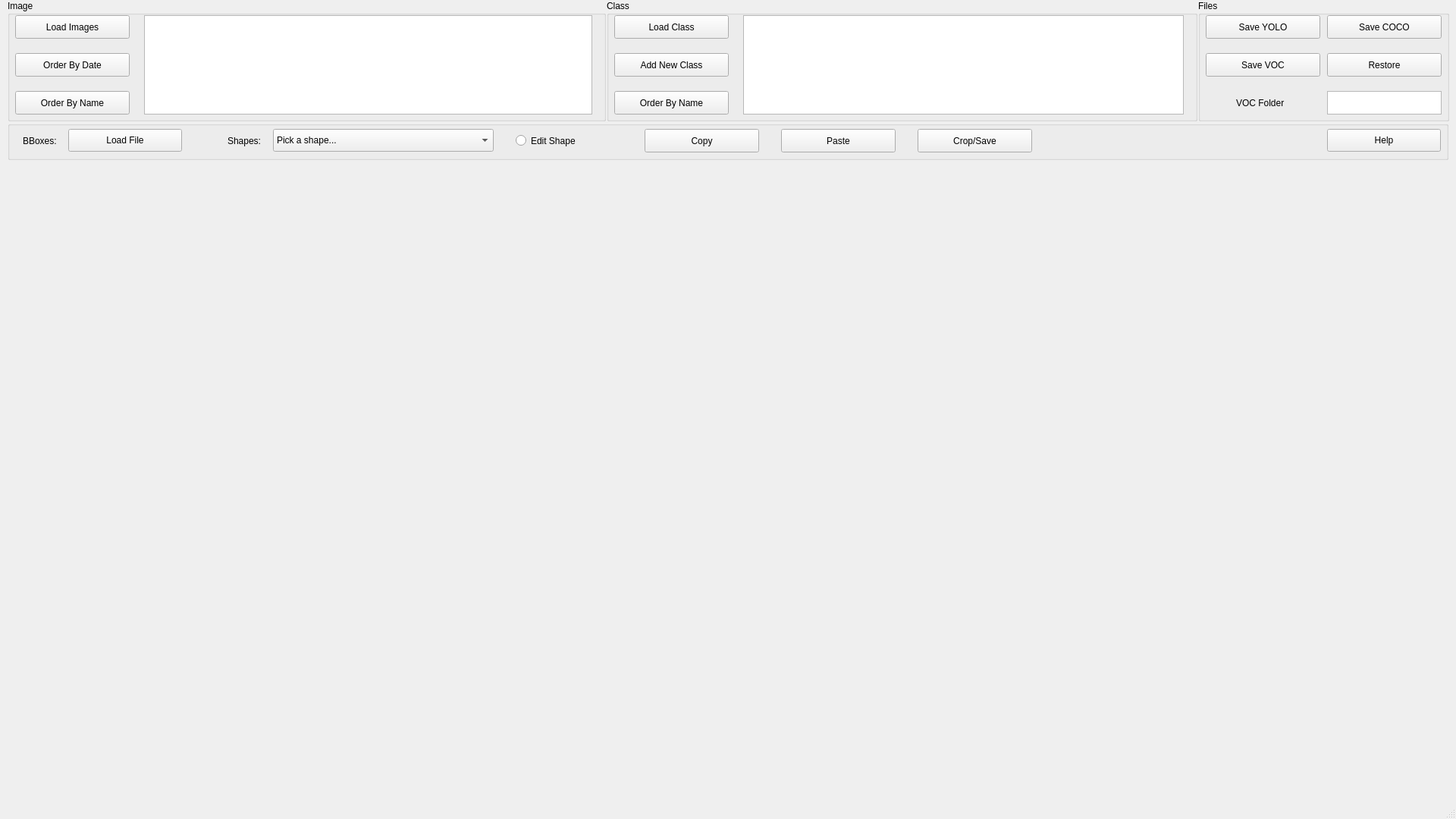
<?xml version="1.0" encoding="UTF-8"?>
<ui version="4.0">
 <class>MainWindow</class>
 <widget class="QMainWindow" name="MainWindow">
  <property name="geometry">
   <rect>
    <x>0</x>
    <y>0</y>
    <width>1920</width>
    <height>1080</height>
   </rect>
  </property>
  <property name="windowTitle">
   <string>MainWindow</string>
  </property>
  <widget class="QWidget" name="centralwidget">
   <widget class="QGroupBox" name="groupBox">
    <property name="geometry">
     <rect>
      <x>10</x>
      <y>0</y>
      <width>789</width>
      <height>160</height>
     </rect>
    </property>
    <property name="title">
     <string>Image</string>
    </property>
    <widget class="QListWidget" name="imageList">
     <property name="geometry">
      <rect>
       <x>180</x>
       <y>20</y>
       <width>591</width>
       <height>131</height>
      </rect>
     </property>
    </widget>
    <widget class="QPushButton" name="loadImagesButton">
     <property name="geometry">
      <rect>
       <x>10</x>
       <y>20</y>
       <width>151</width>
       <height>31</height>
      </rect>
     </property>
     <property name="text">
      <string>Load Images</string>
     </property>
    </widget>
    <widget class="QPushButton" name="dateSortButton">
     <property name="geometry">
      <rect>
       <x>10</x>
       <y>70</y>
       <width>151</width>
       <height>31</height>
      </rect>
     </property>
     <property name="text">
      <string>Order By Date</string>
     </property>
    </widget>
    <widget class="QPushButton" name="nameSortButton">
     <property name="geometry">
      <rect>
       <x>10</x>
       <y>120</y>
       <width>151</width>
       <height>31</height>
      </rect>
     </property>
     <property name="text">
      <string>Order By Name</string>
     </property>
    </widget>
   </widget>
   <widget class="QGroupBox" name="groupBox_2">
    <property name="geometry">
     <rect>
      <x>800</x>
      <y>0</y>
      <width>779</width>
      <height>160</height>
     </rect>
    </property>
    <property name="title">
     <string>Class</string>
    </property>
    <widget class="QPushButton" name="loadClassButton">
     <property name="geometry">
      <rect>
       <x>10</x>
       <y>20</y>
       <width>151</width>
       <height>31</height>
      </rect>
     </property>
     <property name="text">
      <string>Load Class</string>
     </property>
    </widget>
    <widget class="QPushButton" name="addClassButton">
     <property name="geometry">
      <rect>
       <x>10</x>
       <y>70</y>
       <width>151</width>
       <height>31</height>
      </rect>
     </property>
     <property name="text">
      <string>Add New Class</string>
     </property>
    </widget>
    <widget class="QPushButton" name="classSortButton">
     <property name="geometry">
      <rect>
       <x>10</x>
       <y>120</y>
       <width>151</width>
       <height>31</height>
      </rect>
     </property>
     <property name="text">
      <string>Order By Name</string>
     </property>
    </widget>
    <widget class="QListWidget" name="listWidget_2">
     <property name="geometry">
      <rect>
       <x>180</x>
       <y>20</y>
       <width>581</width>
       <height>131</height>
      </rect>
     </property>
    </widget>
   </widget>
   <widget class="QGroupBox" name="groupBox_3">
    <property name="geometry">
     <rect>
      <x>1580</x>
      <y>0</y>
      <width>331</width>
      <height>160</height>
     </rect>
    </property>
    <property name="title">
     <string>Files</string>
    </property>
    <widget class="QPushButton" name="saveYOLOButton">
     <property name="geometry">
      <rect>
       <x>10</x>
       <y>20</y>
       <width>151</width>
       <height>31</height>
      </rect>
     </property>
     <property name="text">
      <string>Save YOLO</string>
     </property>
    </widget>
    <widget class="QPushButton" name="saveVOCButton">
     <property name="geometry">
      <rect>
       <x>10</x>
       <y>70</y>
       <width>151</width>
       <height>31</height>
      </rect>
     </property>
     <property name="text">
      <string>Save VOC</string>
     </property>
    </widget>
    <widget class="QPushButton" name="saveCOCOButton">
     <property name="geometry">
      <rect>
       <x>170</x>
       <y>20</y>
       <width>151</width>
       <height>31</height>
      </rect>
     </property>
     <property name="text">
      <string>Save COCO</string>
     </property>
    </widget>
    <widget class="QPushButton" name="restoreButton">
     <property name="geometry">
      <rect>
       <x>170</x>
       <y>70</y>
       <width>151</width>
       <height>31</height>
      </rect>
     </property>
     <property name="text">
      <string>Restore</string>
     </property>
    </widget>
    <widget class="QPlainTextEdit" name="editVOCName">
     <property name="geometry">
      <rect>
       <x>170</x>
       <y>120</y>
       <width>151</width>
       <height>31</height>
      </rect>
     </property>
     <property name="font">
      <font>
       <pointsize>9</pointsize>
      </font>
     </property>
    </widget>
    <widget class="QLabel" name="label">
     <property name="geometry">
      <rect>
       <x>50</x>
       <y>120</y>
       <width>71</width>
       <height>31</height>
      </rect>
     </property>
     <property name="text">
      <string>VOC Folder</string>
     </property>
    </widget>
   </widget>
   <widget class="QLabel" name="imageDisplay">
    <property name="geometry">
     <rect>
      <x>10</x>
      <y>210</y>
      <width>1901</width>
      <height>841</height>
     </rect>
    </property>
    <property name="text">
     <string/>
    </property>
   </widget>
   <widget class="QGroupBox" name="groupBox_4">
    <property name="geometry">
     <rect>
      <x>10</x>
      <y>160</y>
      <width>1900</width>
      <height>51</height>
     </rect>
    </property>
    <property name="title">
     <string/>
    </property>
    <widget class="QLabel" name="label_2">
     <property name="geometry">
      <rect>
       <x>20</x>
       <y>10</y>
       <width>55</width>
       <height>31</height>
      </rect>
     </property>
     <property name="text">
      <string>BBoxes:</string>
     </property>
    </widget>
    <widget class="QPushButton" name="loadBboxButton">
     <property name="geometry">
      <rect>
       <x>80</x>
       <y>10</y>
       <width>150</width>
       <height>30</height>
      </rect>
     </property>
     <property name="text">
      <string>Load File</string>
     </property>
    </widget>
    <widget class="QComboBox" name="shapeCombo">
     <property name="geometry">
      <rect>
       <x>350</x>
       <y>10</y>
       <width>291</width>
       <height>30</height>
      </rect>
     </property>
     <item>
      <property name="text">
       <string>Pick a shape...</string>
      </property>
     </item>
     <item>
      <property name="text">
       <string>Square/Rectangle</string>
      </property>
     </item>
     <item>
      <property name="text">
       <string>Triangle</string>
      </property>
     </item>
     <item>
      <property name="text">
       <string>Trapezium</string>
      </property>
     </item>
     <item>
      <property name="text">
       <string>Polygon</string>
      </property>
     </item>
    </widget>
    <widget class="QLabel" name="label_3">
     <property name="geometry">
      <rect>
       <x>290</x>
       <y>10</y>
       <width>55</width>
       <height>31</height>
      </rect>
     </property>
     <property name="text">
      <string>Shapes:</string>
     </property>
    </widget>
    <widget class="QRadioButton" name="editShapeButton">
     <property name="geometry">
      <rect>
       <x>670</x>
       <y>10</y>
       <width>121</width>
       <height>31</height>
      </rect>
     </property>
     <property name="text">
      <string>Edit Shape</string>
     </property>
    </widget>
    <widget class="QPushButton" name="helpButton">
     <property name="geometry">
      <rect>
       <x>1740</x>
       <y>10</y>
       <width>150</width>
       <height>30</height>
      </rect>
     </property>
     <property name="text">
      <string>Help</string>
     </property>
    </widget>
    <widget class="QPushButton" name="copyButton">
     <property name="geometry">
      <rect>
       <x>840</x>
       <y>10</y>
       <width>151</width>
       <height>31</height>
      </rect>
     </property>
     <property name="text">
      <string>Copy</string>
     </property>
    </widget>
    <widget class="QPushButton" name="pasteButton">
     <property name="geometry">
      <rect>
       <x>1020</x>
       <y>10</y>
       <width>151</width>
       <height>31</height>
      </rect>
     </property>
     <property name="text">
      <string>Paste</string>
     </property>
    </widget>
    <widget class="QPushButton" name="cropButton">
     <property name="geometry">
      <rect>
       <x>1200</x>
       <y>10</y>
       <width>151</width>
       <height>31</height>
      </rect>
     </property>
     <property name="text">
      <string>Crop/Save</string>
     </property>
    </widget>
   </widget>
   <zorder>groupBox_2</zorder>
   <zorder>groupBox</zorder>
   <zorder>groupBox_3</zorder>
   <zorder>imageDisplay</zorder>
   <zorder>groupBox_4</zorder>
  </widget>
  <widget class="QStatusBar" name="statusbar"/>
 </widget>
 <resources/>
 <connections/>
</ui>
